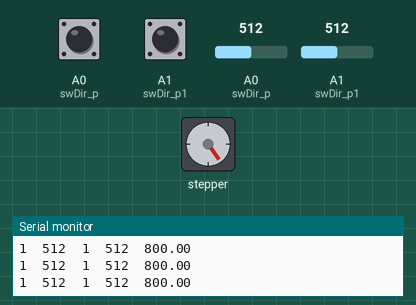
The sketch below on a simulated Arduino Uno, built with avr-gcc and run on an emulated ATmega328P. Parts: stepper motor, the last lines printed to the serial monitor. The inputs (shaded band) are chosen by the test bench; at power-on: A0 (swDir_p) = 512, A0 (swDir_p) HIGH, A1 (swDir_p1) HIGH, A1 (swDir_p1) = 512. Stepper angles assume 200 steps per turn.

Above: at 1.2 s.
1.3 s: A0 (swDir_p) set to 90
At 1.95 s:
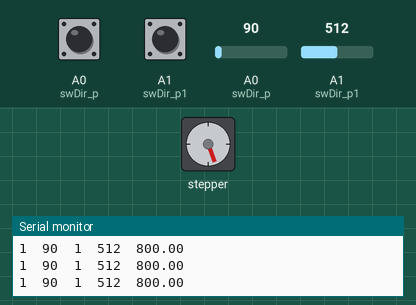
4.3 s: A0 (swDir_p) pulled LOW for 0.15 s
At 4.65 s:
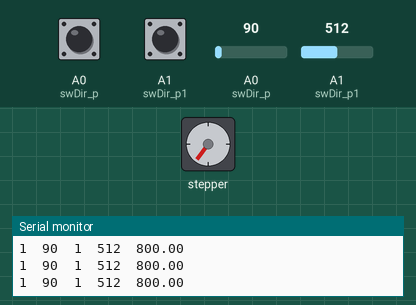
7.3 s: A1 (swDir_p1) pulled LOW for 0.15 s
At 7.96 s:
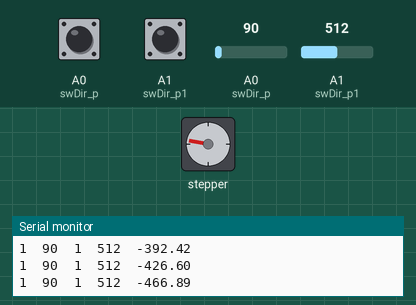
10.3 s: A0 (swDir_p) pulled LOW for 1 s
At 12.0 s:
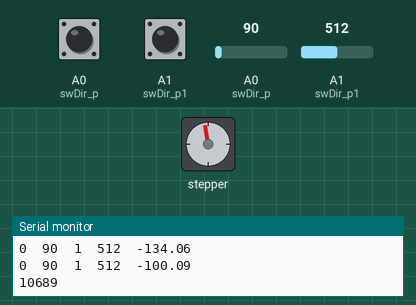
14.3 s: A1 (swDir_p1) pulled LOW for 0.15 s
17.4 s: A0 (swDir_p) pulled LOW for 0.15 s
Timing chart, 0 to 21.5 s (numbered marks = the images above; inputs shaded):
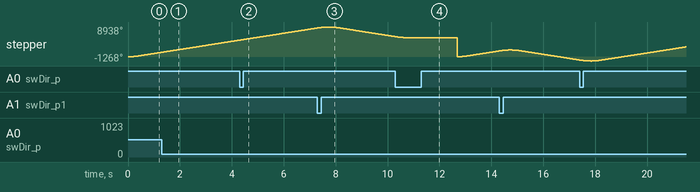

The sketch:

task_202010_motor_stepper_tigers.ino
```cpp
//1.8 degrees (200 steps per revolution)
// library defines speed as steps per second

#define debug
//#define testMotor

#include <AccelStepper.h>
// motor connections:
#define dirPin 2
#define stepPin 3
#define motorInterfaceType 1 // must be set to 1 when using a driver
AccelStepper stepper = AccelStepper(motorInterfaceType, stepPin, dirPin);

#define swDir_p A0 //INPUT_PULLUP
#define swDir_p1 A1 //INPUT_PULLUP
#define accel_pot_p A2 //INPUT_PULLUP
#define spd_pot_p A3 //INPUT_PULLUP

#define spd 1000

bool bDir=true;

void setup() {
  pinMode(swDir_p, INPUT_PULLUP);
  pinMode(swDir_p1, INPUT_PULLUP);
  pinMode(accel_pot_p, INPUT_PULLUP);
  pinMode(spd_pot_p, INPUT_PULLUP);

  stepper.setMaxSpeed(800); //1000 is max for this lib, also 1000 is peak of noise for some motors
  stepper.setAcceleration(2000);

/*
  if(analogRead(accel_pot_p)<900)
  {
    stepper.setAcceleration(max(map(analogRead(accel_pot_p),0,900,100,1000),1000));
  }
  if(analogRead(spd_pot_p)<900)
  {
    stepper.setMaxSpeed(max(map(analogRead(spd_pot_p),0,900,100,1000),1000));
  }


  while(!digitalRead(swDir_p) && !digitalRead(swDir_p1)) //both detectors on, wait fixed
  {
	   digitalWrite(LED_BUILTIN, HIGH); delay(300);
	   digitalWrite(LED_BUILTIN, LOW); delay(300);
  }
  if(!digitalRead(swDir_p) || !digitalRead(swDir_p1))
  {
	 digitalWrite(LED_BUILTIN, HIGH); delay(100);
	 digitalWrite(LED_BUILTIN, LOW); delay(100);
	 digitalWrite(LED_BUILTIN, HIGH); delay(100);
	 digitalWrite(LED_BUILTIN, LOW); delay(100);
	 digitalWrite(LED_BUILTIN, HIGH); delay(100);
	 digitalWrite(LED_BUILTIN, LOW); delay(100);
  }
*/
    stepper.moveTo(6000000);
  #ifdef debug
  Serial.begin(57600);
  #endif
}

long sw_last_t=0;
long nextWait_t=10000;
#ifdef debug
long nextPrintDebug_t=0;
#endif
void loop() {
	#ifdef testMotor
  	if(millis()/10000%2) stepper.moveTo(60000);
	else  stepper.moveTo(-60000);
	stepper.run() ;
	return;
	#endif


  if(!digitalRead(swDir_p) && !digitalRead(swDir_p1) || millis()>sw_last_t+60000 )
  {
    stepper.stop();
    delay(100);

    bDir=!bDir;
    //stepper.setCurrentPosition(0);
    stepper.moveTo(bDir?6000000:-6000000);

    sw_last_t=millis();

    return;
  }
  if(!digitalRead(swDir_p))
  {
    //stepper.setCurrentPosition(0);

    bDir=true;
    //stepper.setMaxSpeed(spd);

    //stepper.setSpeed(spd);
    stepper.moveTo(6000000);

    sw_last_t=millis();


  }
  if(!digitalRead(swDir_p1))
  {
    //stepper.setCurrentPosition(0);

    bDir=false;
    //stepper.setMaxSpeed(-spd);

    //stepper.setSpeed(-spd);
    stepper.moveTo(-6000000);

    sw_last_t=millis();
  }


  stepper.run() ;

  if(abs(stepper.speed())<100 && millis()>nextWait_t)  ///100%10==0
  {
	 #ifdef debug
     Serial.println(millis());
	 #endif

     nextWait_t=millis()+60000;
     stepper.stop();
     stepper.setCurrentPosition(0);

     delay(2000);

     stepper.moveTo(bDir?6000000:-6000000);

	 #ifdef debug
     Serial.println(millis());
	 #endif
  }


  #ifdef debug
  if(millis()>nextPrintDebug_t)
  {
	  nextPrintDebug_t=millis()+20;
	  Serial.print(digitalRead(swDir_p));Serial.print("\t");
	  Serial.print(analogRead(swDir_p));Serial.print("\t");

	  Serial.print(digitalRead(swDir_p1));Serial.print("\t");
	  Serial.print(analogRead(swDir_p1));Serial.print("\t");

	  Serial.println(stepper.speed());
  }
  #endif

  // Set the target position:
  //stepper.moveTo(8000);
  // Run to target position with set speed and acceleration/deceleration:
  //stepper.runToPosition();
  //delay(1000);
  // Move back to zero:
  // stepper.moveTo(0);
  //stepper.runToPosition();
  //delay(1000);
}
```
